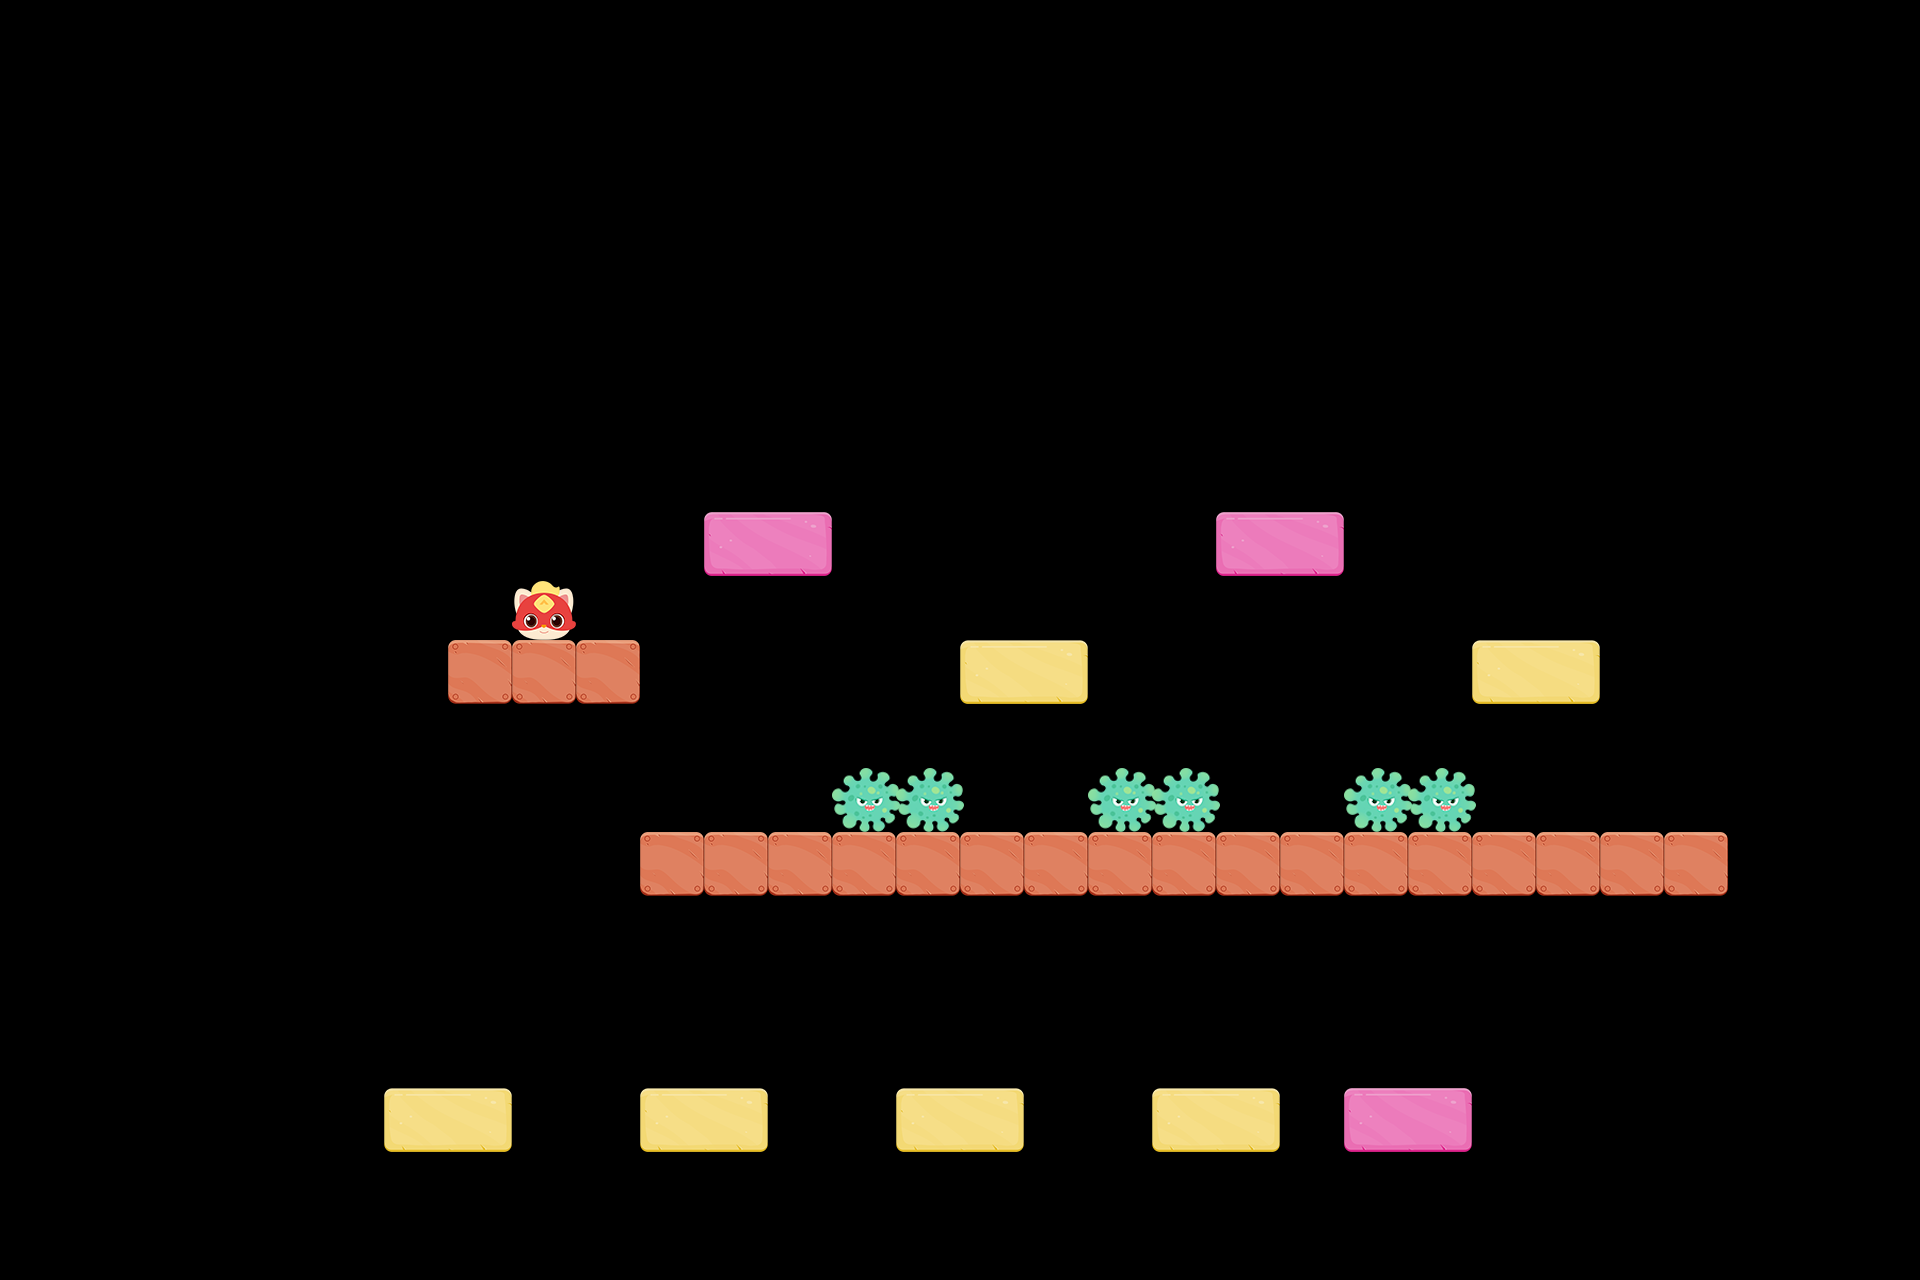

Rendered tile map (Tiled .tmx) drawn with the repository's tilesets; below, a short description and the map source with its tile grids summarised:
An orthogonal 30x20 tile map with 64x64 px tiles, 4 tile layers (墙, 砖块, 障碍物, 玩家) and 1 object.

<map version="1.9" tiledversion="1.9.2" orientation="orthogonal" renderorder="right-down" width="30" height="20" tilewidth="64" tileheight="64" infinite="0" nextlayerid="6" nextobjectid="2">
 <tileset firstgid="1" name="tile" tilewidth="739" tileheight="491" tilecount="32" columns="0">
  <grid orientation="orthogonal" width="1" height="1" />
  <tile id="0">
   <image width="64" height="59" source="../images/编程猫.png" />
  </tile>
  <tile id="1">
   <image width="68" height="64" source="../images/障碍物.png" />
  </tile>
  <tile id="2">
   <image width="64" height="71" source="../images/草灵灵.png" />
  </tile>
  <tile id="3">
   <image width="64" height="45" source="../images/大黄鸡.png" />
  </tile>
  <tile id="4">
   <image width="128" height="64" source="../images/会移动的砖块.png" />
  </tile>
  <tile id="5">
   <image width="64" height="84" source="../images/蓝雀.png" />
  </tile>
  <tile id="6">
   <image width="61" height="64" source="../images/木叶龙.png" />
  </tile>
  <tile id="7">
   <image width="64" height="51" source="../images/气泡鱼.png" />
  </tile>
  <tile id="8">
   <image width="64" height="64" source="../images/墙.png" />
  </tile>
  <tile id="9">
   <image width="56" height="106" source="../images/探月兔.png" />
  </tile>
  <tile id="10">
   <image width="64" height="76" source="../images/涂鸦狐.png" />
  </tile>
  <tile id="11">
   <image width="64" height="64" source="../images/小巴格.png" />
  </tile>
  <tile id="12">
   <image width="64" height="59" source="../images/小黄鸡.png" />
  </tile>
  <tile id="13">
   <image width="64" height="88" source="../images/小火熊.png" />
  </tile>
  <tile id="14">
   <image width="64" height="50" source="../images/小圆狸.png" />
  </tile>
  <tile id="15">
   <image width="80" height="80" source="../images/邪恶的敌人1.png" />
  </tile>
  <tile id="16">
   <image width="80" height="77" source="../images/邪恶的敌人2.png" />
  </tile>
  <tile id="17">
   <image width="80" height="57" source="../images/邪恶的敌人3.png" />
  </tile>
  <tile id="18">
   <image width="706" height="444" source="../images/游戏过关1.png" />
  </tile>
  <tile id="19">
   <image width="396" height="406" source="../images/游戏过关2.png" />
  </tile>
  <tile id="20">
   <image width="508" height="410" source="../images/游戏过关3.png" />
  </tile>
  <tile id="21">
   <image width="549" height="483" source="../images/游戏通关1.png" />
  </tile>
  <tile id="22">
   <image width="739" height="491" source="../images/游戏通关2.png" />
  </tile>
  <tile id="23">
   <image width="64" height="64" source="../images/block.png" />
  </tile>
  <tile id="24">
   <image width="128" height="64" source="../images/brick0.png" />
  </tile>
  <tile id="25">
   <properties>
    <property name="num" type="int" value="1" />
   </properties>
   <image width="128" height="64" source="../images/brick1.png" />
  </tile>
  <tile id="26">
   <properties>
    <property name="num" type="int" value="2" />
   </properties>
   <image width="128" height="64" source="../images/brick2.png" />
  </tile>
  <tile id="27">
   <image width="128" height="64" source="../images/brick3.png" />
  </tile>
  <tile id="28">
   <image width="128" height="64" source="../images/brick4.png" />
  </tile>
  <tile id="29">
   <image width="128" height="64" source="../images/brick5.png" />
  </tile>
  <tile id="30">
   <image width="128" height="64" source="../images/brick6.png" />
  </tile>
  <tile id="31">
   <image width="64" height="46" source="../images/panda.png" />
  </tile>
 </tileset>
 <layer id="1" name="墙" width="30" height="20">
  <data>[600 cells, 20 non-empty, 1 distinct tile ids]</data>
 </layer>
 <objectgroup id="5" name="移动的砖块">
  <object id="1" gid="5" x="194.695" y="767.663" width="128" height="64">
   <properties>
    <property name="boundary_bottom" type="int" value="120" />
    <property name="boundary_top" type="int" value="320" />
    <property name="change_y" type="int" value="2" />
   </properties>
  </object>
 </objectgroup>
 <layer id="2" name="砖块" width="30" height="20">
  <data>[600 cells, 9 non-empty, 2 distinct tile ids]</data>
 </layer>
 <layer id="4" name="障碍物" width="30" height="20">
  <data>[600 cells, 6 non-empty, 1 distinct tile ids]</data>
 </layer>
 <layer id="3" name="玩家" width="30" height="20">
  <data>[600 cells, 1 non-empty, 1 distinct tile ids]</data>
 </layer>
</map>
